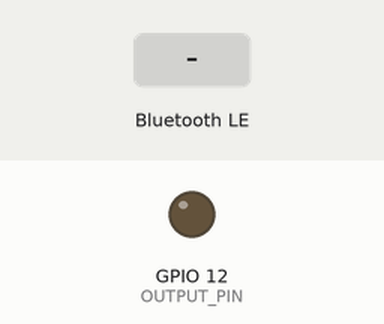
This sketch was run on a simulated ESP32. Shown: output pins drawn as LEDs (lit = HIGH). Inputs (shaded band) come from the test bench. Nothing arrives over Bluetooth unless stated; a phone connects over Bluetooth LE 3 s after start.

Above: at 1.2 s.
1.3 s: Bluetooth LE write "ON" received
At 2.2 s:
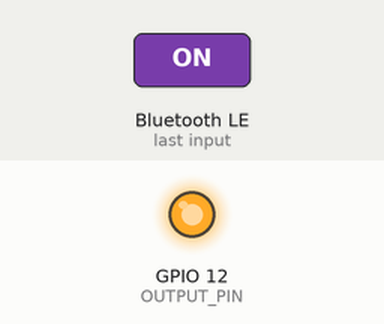
2.8 s: Bluetooth LE write "1" received
At 3.3 s:
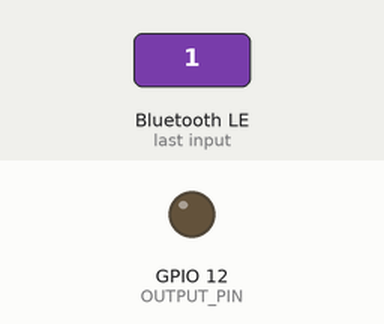
Timing chart, 0 to 5.8 s (numbered marks = the images above; inputs shaded):
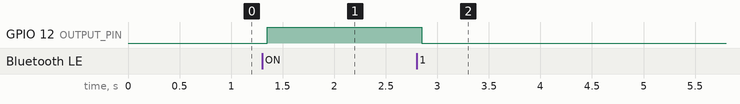

The sketch:

sketch_main.ino
```cpp
// BLE API implemented according to esp32 arduino docu of:
//https://github.com/nkolban/esp32-snippets/blob/master/Documentation/BLE%20C%2B%2B%20Guide.pdf
// https://github.com/nkolban/esp32-snippets (Apache 2.0)
#include <BLEDevice.h>
#include <BLEUtils.h>
#include <BLEServer.h>

const int OUTPUT_PIN = 12;


class LedCallback: public BLECharacteristicCallbacks{
  void onWrite(BLECharacteristic *pCharacteristic) {
      std::string value = pCharacteristic->getValue();

      if(value == "ON"){
        digitalWrite(OUTPUT_PIN, HIGH);
      }else{
        digitalWrite(OUTPUT_PIN, LOW);
      }
    }
};


void setup() {
  pinMode(OUTPUT_PIN, OUTPUT);
  Serial.begin(9600);

  BLEDevice::init("Christmas tree");

  BLEServer *pServer = BLEDevice::createServer();
  BLEService *pService = pServer->createService("19e5c6fe-3d2f-11eb-adc1-0242ac120002");
  BLECharacteristic *pCharacteristic = pService->createCharacteristic(
      "38342c36-3d2f-11eb-adc1-0242ac120002",
      BLECharacteristic::PROPERTY_READ | BLECharacteristic::PROPERTY_WRITE
    );

  pCharacteristic->setValue("OFF");
  pCharacteristic->setCallbacks(new LedCallback());

  pService->start();
  BLEAdvertising *pAdvertising = BLEDevice::getAdvertising();
  pAdvertising->addServiceUUID("19e5c6fe-3d2f-11eb-adc1-0242ac120002");
  pAdvertising->setScanResponse(true);
  pAdvertising->setMinPreferred(0x06);
  pAdvertising->setMinPreferred(0x12);
  BLEDevice::startAdvertising();
}

void loop() {
}
```

Measured:
- after the input at 1.3 s, GPIO 12 (OUTPUT_PIN): LOW → HIGH after 0.05 s
- after the input at 2.8 s, GPIO 12 (OUTPUT_PIN): HIGH → LOW after 0.05 s
